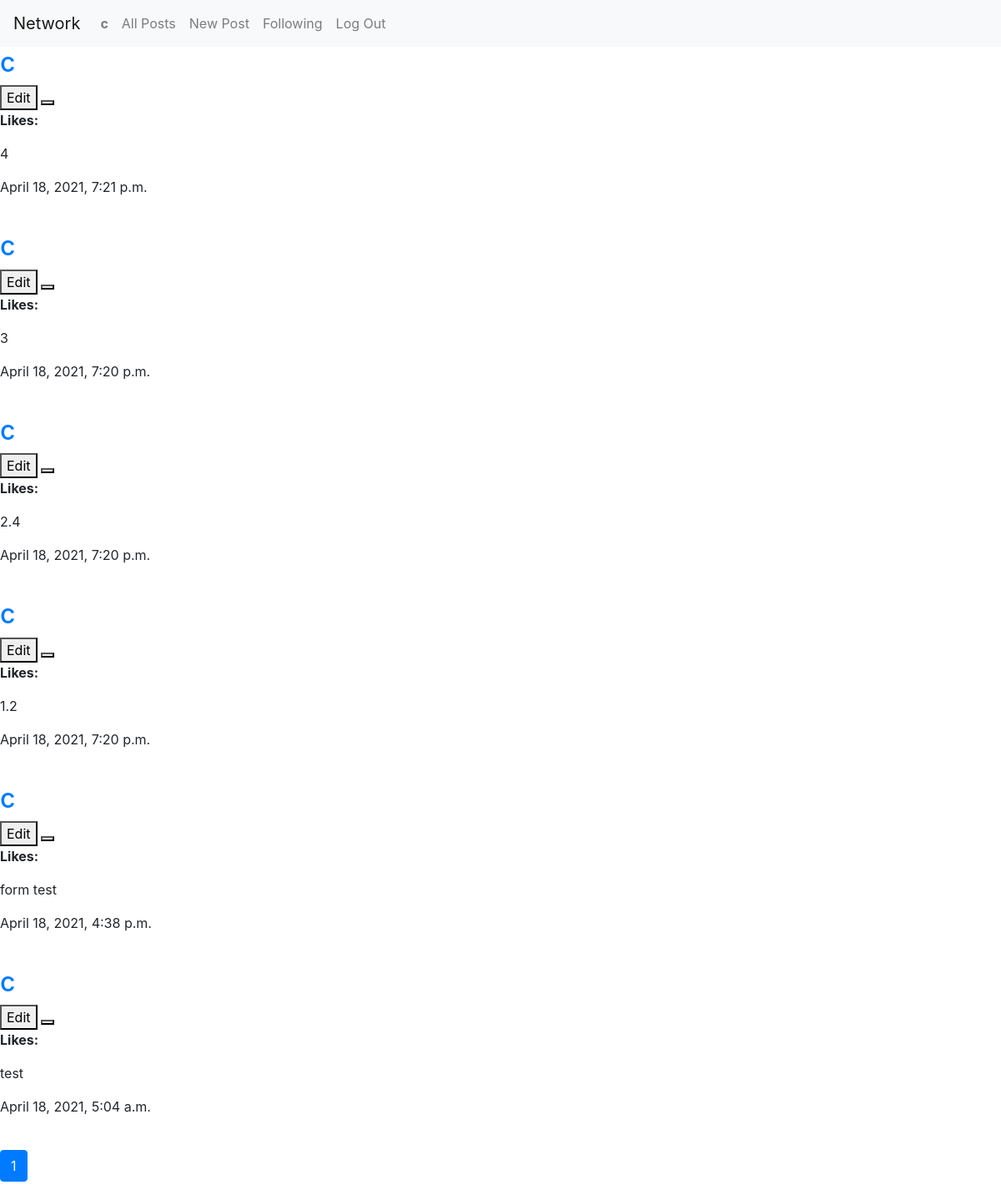
/ (signed in), run on the app's committed database.
### network/models.py (models this page shows, shortened)
class User(AbstractUser):
    def __str__(self):
        return self.username

class Post(models.Model):
    poster = models.ForeignKey(
        "User",
        on_delete=models.PROTECT,
        related_name="post"
    )
    content = models.TextField(blank=False)
    timestamp = models.DateTimeField(auto_now_add=True)
    liked_by = models.ManyToManyField(
        User,
        blank=True,
        related_name="liked_post"
    )

### network/views.py (the view)
# urls.py: path("", views.index, name="index"),
def index(request):
    posts = Post.objects.order_by("-timestamp").all()
    return render_with_pagination(request, posts)

### network/views.py (called while the page is built)
def render_with_pagination(request, posts):
    page_number = request.GET.get('page', 1)
    paginator = Paginator(posts, 10)
    page = paginator.page(page_number)
    return render(request, "network/index.html", {
        "page": page
    })

### network/templates/network/index.html (shortened to what this page needs)
{% extends "network/layout.html" %}
{% load static %}
{% block body %}
    {% for post in page %}
        <div>
            <h2><a href="#">{{ post.poster }}</a></h2>
            {% if user.is_authenticated %}
                <button class="edit" data-post="{{ post.id }}">Edit</button>
                <button class="like" data-post="{{ post.id }}" data-user="{{ user.username }}"></button>
            {% endif %}
            <br><strong>Likes: </strong><p class="like_counter" data-post="{{ post.id }}"></p>
            <p class="content" data-post="{{ post.id }}">{{ post.content }}</p>
            <p class="timestamp">{{ post.timestamp }}</p>
        </div><br>
    {% endfor %}
    <nav aria-label="...">
        <ul class="pagination">
            <li class="page-item active" aria-current="page">
                <a class="page-link" href="#">{{ page.number }}<span class="sr-only">(current)</span></a>
            </li>
        </ul>
    </nav>
{% endblock %}

### network/templates/network/layout.html (shortened to what this page needs)
{% load static %}
<!DOCTYPE html>
<html lang="en">
    <head>
        <link rel="stylesheet" href="https://stackpath.bootstrapcdn.com/bootstrap/4.4.1/css/bootstrap.min.css">
        <link href="{% static 'network/styles.css' %}" rel="stylesheet">
    </head>
    <body>
        <nav class="navbar navbar-expand-lg navbar-light bg-light">
            <a class="navbar-brand" href="#">Network</a>
            <div>
              <ul class="navbar-nav mr-auto">
                {% if user.is_authenticated %}
                    <li class="nav-item">
                        <a class="nav-link" href="{% url 'profile' %}"><strong>{{ user.username }}</strong></a>
                    </li>
                {% endif %}
                <li class="nav-item">
                  <a class="nav-link" href="{% url 'index' %}">All Posts</a>
                </li>
                {% if user.is_authenticated %}
                    <li class="nav-item">
                        <a class="nav-link" href="{% url 'new-post' %}">New Post</a>
                    </li>
                    <li class="nav-item">
                        <a class="nav-link" href="#">Following</a>
                    </li>
                    <li class="nav-item">
                        <a class="nav-link" href="{% url 'logout' %}">Log Out</a>
                    </li>
                {% endif %}
              </ul>
            </div>
          </nav>
        <div class="body">
            {% block body %}
            {% endblock %}
        </div>
    </body>
</html>

### data on the page
User: username "c"
Post: poster "c", content "4", timestamp "April 18, 2021, 7:21 p.m."
Post: poster "c", content "3", timestamp "April 18, 2021, 7:20 p.m."
Post: poster "c", content "2.4", timestamp "April 18, 2021, 7:20 p.m."
Post: poster "c", content "1.2", timestamp "April 18, 2021, 7:20 p.m."
Post: poster "c", content "form test", timestamp "April 18, 2021, 4:38 p.m."
Post: poster "c", content "test", timestamp "April 18, 2021, 5:04 a.m."

### other printed values
{{ page.number }} "1"
